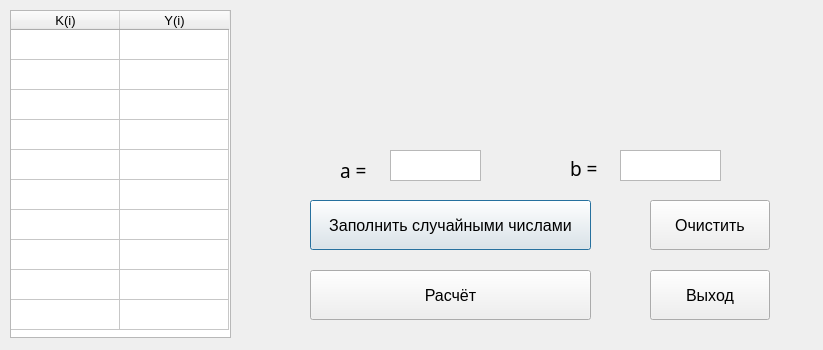
<?xml version="1.0" encoding="UTF-8"?>
<ui version="4.0">
 <class>Dialog</class>
 <widget class="QDialog" name="Dialog">
  <property name="geometry">
   <rect>
    <x>0</x>
    <y>0</y>
    <width>823</width>
    <height>350</height>
   </rect>
  </property>
  <property name="minimumSize">
   <size>
    <width>0</width>
    <height>0</height>
   </size>
  </property>
  <property name="maximumSize">
   <size>
    <width>823</width>
    <height>435</height>
   </size>
  </property>
  <property name="windowTitle">
   <string>Dialog</string>
  </property>
  <widget class="QTableWidget" name="tableWidget">
   <property name="geometry">
    <rect>
     <x>10</x>
     <y>10</y>
     <width>221</width>
     <height>328</height>
    </rect>
   </property>
   <property name="font">
    <font>
     <pointsize>10</pointsize>
    </font>
   </property>
   <attribute name="horizontalHeaderDefaultSectionSize">
    <number>109</number>
   </attribute>
   <attribute name="verticalHeaderVisible">
    <bool>false</bool>
   </attribute>
   <row>
    <property name="text">
     <string/>
    </property>
   </row>
   <row>
    <property name="text">
     <string/>
    </property>
   </row>
   <row>
    <property name="text">
     <string/>
    </property>
   </row>
   <row>
    <property name="text">
     <string/>
    </property>
   </row>
   <row>
    <property name="text">
     <string/>
    </property>
   </row>
   <row>
    <property name="text">
     <string/>
    </property>
   </row>
   <row>
    <property name="text">
     <string/>
    </property>
   </row>
   <row>
    <property name="text">
     <string/>
    </property>
   </row>
   <row>
    <property name="text">
     <string/>
    </property>
   </row>
   <row>
    <property name="text">
     <string/>
    </property>
   </row>
   <column>
    <property name="text">
     <string>K(i)</string>
    </property>
   </column>
   <column>
    <property name="text">
     <string>Y(i)</string>
    </property>
   </column>
  </widget>
  <widget class="QPushButton" name="btn_random_number">
   <property name="geometry">
    <rect>
     <x>310</x>
     <y>200</y>
     <width>281</width>
     <height>50</height>
    </rect>
   </property>
   <property name="font">
    <font>
     <family>Segoe UI</family>
     <pointsize>12</pointsize>
    </font>
   </property>
   <property name="text">
    <string>Заполнить случайными числами</string>
   </property>
  </widget>
  <widget class="QPushButton" name="btn_solve">
   <property name="geometry">
    <rect>
     <x>310</x>
     <y>270</y>
     <width>281</width>
     <height>50</height>
    </rect>
   </property>
   <property name="font">
    <font>
     <family>Segoe UI</family>
     <pointsize>12</pointsize>
    </font>
   </property>
   <property name="text">
    <string>Расчёт</string>
   </property>
  </widget>
  <widget class="QPushButton" name="btn_clear">
   <property name="geometry">
    <rect>
     <x>650</x>
     <y>200</y>
     <width>120</width>
     <height>50</height>
    </rect>
   </property>
   <property name="font">
    <font>
     <family>Segoe UI</family>
     <pointsize>12</pointsize>
    </font>
   </property>
   <property name="text">
    <string>Очистить</string>
   </property>
  </widget>
  <widget class="QPushButton" name="btn_exit">
   <property name="geometry">
    <rect>
     <x>650</x>
     <y>270</y>
     <width>120</width>
     <height>50</height>
    </rect>
   </property>
   <property name="font">
    <font>
     <family>Segoe UI</family>
     <pointsize>12</pointsize>
    </font>
   </property>
   <property name="text">
    <string>Выход</string>
   </property>
  </widget>
  <widget class="QLabel" name="label_img">
   <property name="geometry">
    <rect>
     <x>240</x>
     <y>10</y>
     <width>581</width>
     <height>131</height>
    </rect>
   </property>
   <property name="text">
    <string/>
   </property>
   <property name="pixmap">
    <pixmap>../task8.png</pixmap>
   </property>
  </widget>
  <widget class="QLabel" name="label_error">
   <property name="geometry">
    <rect>
     <x>270</x>
     <y>320</y>
     <width>391</width>
     <height>31</height>
    </rect>
   </property>
   <property name="font">
    <font>
     <family>Segoe UI</family>
     <pointsize>13</pointsize>
    </font>
   </property>
   <property name="styleSheet">
    <string notr="true">color: rgb(170, 0, 0);</string>
   </property>
   <property name="text">
    <string/>
   </property>
  </widget>
  <widget class="QLabel" name="label">
   <property name="geometry">
    <rect>
     <x>340</x>
     <y>160</y>
     <width>41</width>
     <height>20</height>
    </rect>
   </property>
   <property name="font">
    <font>
     <family>Courier Prime Sans</family>
     <pointsize>14</pointsize>
    </font>
   </property>
   <property name="text">
    <string>a = </string>
   </property>
  </widget>
  <widget class="QLabel" name="label_2">
   <property name="geometry">
    <rect>
     <x>570</x>
     <y>160</y>
     <width>41</width>
     <height>17</height>
    </rect>
   </property>
   <property name="font">
    <font>
     <family>Courier Prime Sans</family>
     <pointsize>14</pointsize>
    </font>
   </property>
   <property name="text">
    <string>b =</string>
   </property>
  </widget>
  <widget class="QPlainTextEdit" name="TextEditA">
   <property name="geometry">
    <rect>
     <x>390</x>
     <y>150</y>
     <width>91</width>
     <height>31</height>
    </rect>
   </property>
  </widget>
  <widget class="QPlainTextEdit" name="TextEditB">
   <property name="geometry">
    <rect>
     <x>620</x>
     <y>150</y>
     <width>101</width>
     <height>31</height>
    </rect>
   </property>
  </widget>
 </widget>
 <resources/>
 <connections/>
</ui>
